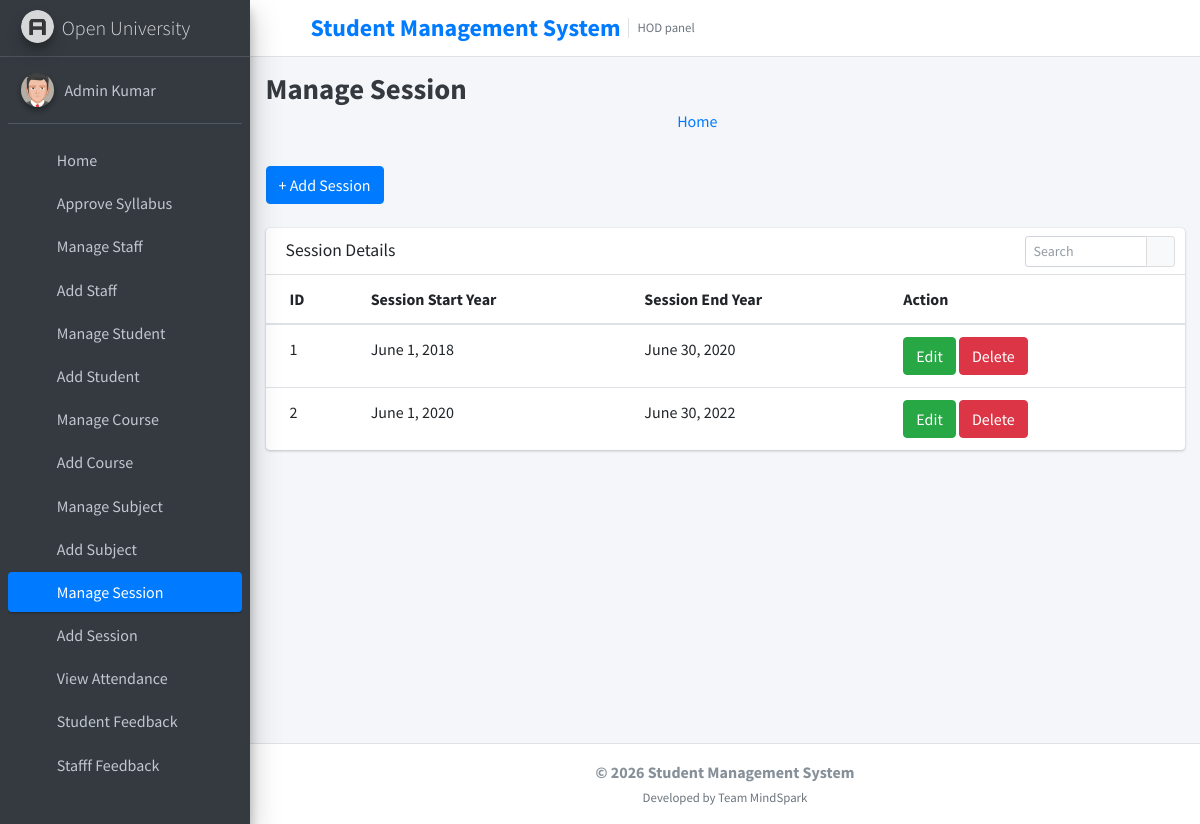
The page /manage_session/ (signed in) on the database its author committed.
### student_management_app/models.py (models this page shows)
class CustomUser(AbstractUser):
    user_type_data = ((1, "HOD"), (2, "Staff"), (3, "Student"))
    user_type = models.CharField(default=1, choices=user_type_data, max_length=10)

class SessionYearModel(models.Model):
    id = models.AutoField(primary_key=True)
    session_start_year = models.DateField()
    session_end_year = models.DateField()
    objects = models.Manager()

### student_management_app/HodViews.py (the view)
# urls.py: path('manage_session/', HodViews.manage_session, name="manage_session"),
def manage_session(request):
    session_years = SessionYearModel.objects.all()
    context = {
        "session_years": session_years
    }
    return render(request, "hod_template/manage_session_template.html", context)

### student_management_app/LoginCheckMiddleWare.py (called while the page is built, shortened)
    def process_view(self, request, view_func, view_args, view_kwargs):
        modulename = view_func.__module__
        user = request.user
        if user.is_authenticated:
            if user.user_type == "1":
                if modulename == "student_management_app.HodViews":
                    pass
                elif modulename == "student_management_app.views" or modulename == "django.views.static":
                    pass
                else:
                    return redirect("admin_home")
            else:
                return redirect("login")
        else:
            if request.path == reverse("login") or request.path == reverse("doLogin"):
                pass
            else:
                return redirect("login")

### student_management_app/templates/hod_template/manage_session_template.html (shortened to what this page needs)
{% extends 'hod_template/base_template.html' %}
{% block page_title %}
    Manage Session
{% endblock page_title %}
{% block main_content %}
{% load static %}
<section class="content">
        <div class="container-fluid">
            <a class="btn btn-primary" href="{% url 'add_session' %}" role="button">+ Add Session</a> <br/>&nbsp;
            <div class="row">
                <div class="col-md-12">
                    <div class="card">
                        <div class="card-header">
                            <h3 class="card-title">Session Details</h3>
                            <div class="card-tools">
                            <div class="input-group input-group-sm" style="width: 150px;">
                                <input type="text" name="table_search" class="form-control float-right" placeholder="Search">
                                <div class="input-group-append">
                                <button type="submit" class="btn btn-default"><i class="fas fa-search"></i></button>
                                </div>
                            </div>
                            </div>
                        </div>
                        <div class="card-body table-responsive p-0">
                            <table class="table table-hover text-nowrap">
                            <thead>
                                <tr>
                                <th>ID</th>
                                <th>Session Start Year</th>
                                <th>Session End Year</th>
                                <th>Action</th>
                                </tr>
                            </thead>
                            <tbody>
                                {% for session_year in session_years %}
                                <tr>
                                <td>{{ session_year.id }}</td>
                                <td>{{ session_year.session_start_year }}</td>
                                <td>{{ session_year.session_end_year }}</td>
                                <td>
                                    <a href="{% url 'edit_session' session_year.id %}" class="btn btn-success">Edit</a>
                                    <a href="{% url 'delete_session' session_year.id %}" class="btn btn-danger">Delete</a>
                                </td>
                                </tr>
                                {% endfor %}
                            </tbody>
                            </table>
                        </div>
                        </div>
                </div>
            </div>
        </div>
      </section>
  {% endblock main_content %}

### student_management_app/templates/hod_template/sidebar_template.html (shortened to what this page needs)
{% load static %}
<aside class="main-sidebar sidebar-dark-primary elevation-4">
      <a href="{% url 'admin_home' %}" class="brand-link">
        <img src="{% static 'dist/img/AdminLTELogo.png' %}" alt="AdminLTE Logo" class="brand-image img-circle elevation-3"
            style="opacity: .8">
        <span class="brand-text font-weight-light">Open University</span>
      </a>
      <div class="sidebar">
        <div class="user-panel mt-3 pb-3 mb-3 d-flex">
          <div class="image">
            <img src="{% static 'dist/img/user2-160x160.jpg' %}" class="img-circle elevation-2" alt="User Image">
          </div>
          <div class="info">
            <a href="{% url 'admin_profile' %}" class="d-block">{{ user.first_name }} {{ user.last_name }}</a>
          </div>
        </div>
        <nav class="mt-2">
          <ul class="nav nav-pills nav-sidebar flex-column" data-widget="treeview" role="menu" data-accordion="false">
<li class="nav-item">
  {% url 'admin_home' as admin_home %}
  <a href="{{ admin_home }}" class="nav-link {% if request.path == admin_home %} active {% endif %}">
    <i class="nav-icon fas fa-tachometer-alt"></i>
    <p>Home</p>
  </a>
</li>
<li class="nav-item">
  {% url 'manage_syllabus' as manage_syllabus_url %}
  <a href="{{ manage_syllabus_url }}"
     class="nav-link {% if request.resolver_match.url_name == 'manage_syllabus' or request.resolver_match.url_name == 'edit_syllabus' or request.resolver_match.url_name == 'add_syllabus' %}active{% endif %}">
    <i class="nav-icon fas fa-book-open"></i>
    <p>Approve Syllabus</p>
  </a>
</li>
            <li class="nav-item">
              {% url 'manage_staff' as manage_staff %}
              {% url 'edit_staff' staff_id=id as edit_staff %}
              <a href="{{ manage_staff }}" class="nav-link {% if request.path == manage_staff %} active {% endif %} {% if request.path == edit_staff %} active {% endif %}">
                <i class="nav-icon fas fa-chalkboard-teacher"></i>
                <p>
                  Manage Staff
                </p>
              </a>
            </li>
            <li class="nav-item">
              {% url 'add_staff' as add_staff %}
              <a href="{{ add_staff }}" class="nav-link {% if request.path == add_staff %} active {% endif %}">
                <i class="nav-icon fas fa-th"></i>
                <p>
                  Add Staff
                </p>
              </a>
            </li>
            <li class="nav-item">
              {% url 'manage_student' as manage_student %}
              {% url 'edit_student' student_id=id as edit_student %}
              <a href="{{ manage_student }}" class="nav-link {% if request.path == manage_student %} active {% endif %} {% if request.path == edit_student %} active {% endif %}">
                <i class="nav-icon fas fa-user-graduate"></i>
                <p>
                  Manage Student
                </p>
              </a>
            </li>
            <li class="nav-item">
              {% url 'add_student' as add_student %}
              <a href="{{ add_student }}" class="nav-link {% if request.path == add_student %} active {% endif %}">
                <i class="nav-icon fas fa-th"></i>
                <p>
                  Add Student
                </p>
              </a>
            </li>
            <li class="nav-item">
              {% url 'manage_course' as manage_course %}
              {% url 'edit_course' course_id=id as edit_course %}
              <a href="{{ manage_course }}" class="nav-link {% if request.path == manage_course %} active {% endif %} {% if request.path == edit_course %} active {% endif %}">
                <i class="nav-icon fas fa-chalkboard"></i>
                <p>
                  Manage Course
                </p>
              </a>
            </li>
            <li class="nav-item">
            {% url 'add_course' as add_course %}
              <a href="{{ add_course }}" class="nav-link {% if request.path == add_course %} active {% endif %}">
                <i class="nav-icon fas fa-th"></i>
                <p>
                  Add Course
                </p>
              </a>
            </li>
            <li class="nav-item">
              {% url 'manage_subject' as manage_subject %}
              {% url 'edit_subject' subject_id=id as edit_subject %}
              <a href="{{ manage_subject }}" class="nav-link {% if request.path == manage_subject %} active {% endif %} {% if request.path == edit_subject %} active {% endif %}">
                <i class="nav-icon fas fa-book"></i>
                <p>
                  Manage Subject
                </p>
              </a>
            </li>
            <li class="nav-item">
              {% url 'add_subject' as add_subject %}
              <a href="{{ add_subject }}" class="nav-link {% if request.path == add_subject %} active {% endif %}">
                <i class="nav-icon fas fa-th"></i>
                <p>
                  Add Subject
                </p>
              </a>
            </li>
            <li class="nav-item">
              {% url 'manage_session' as manage_session %}
              {% url 'edit_session' session_id=id as edit_session %}
              <a href="{{ manage_session }}" class="nav-link {% if request.path == manage_session %} active {% endif %} {% if request.path == edit_session %} active {% endif %}">
                <i class="nav-icon fas fa-graduation-cap"></i>
                <p>
                  Manage Session
                </p>
              </a>
            </li>
            <li class="nav-item">
              {% url 'add_session' as add_session %}
              <a href="{{ add_session }}" class="nav-link {% if request.path == add_session %} active {% endif %}">
                <i class="nav-icon fas fa-th"></i>
                <p>
                  Add Session
                </p>
              </a>
            </li>
            <li class="nav-item">
              {% url 'admin_view_attendance' as admin_view_attendance %}
              <a href="{{ admin_view_attendance }}" class="nav-link {% if request.path == admin_view_attendance %} active {% endif %}">
                <i class="nav-icon fas fa-calendar-alt"></i>
                <p>
                  View Attendance
                </p>
              </a>
            </li>
            <li class="nav-item">
              {% url 'student_feedback_message' as student_feedback_message %}
              <a href="{{ student_feedback_message }}" class="nav-link {% if request.path == student_feedback_message %} active {% endif %}">
                <i class="nav-icon fas fa-th"></i>
                <p>
                  Student Feedback
                </p>
              </a>
            </li>
            <li class="nav-item">
              {% url 'staff_feedback_message' as staff_feedback_message %}
              <a href="{{ staff_feedback_message }}" class="nav-link {% if request.path == staff_feedback_message %} active {% endif %}">
                <i class="nav-icon fas fa-th"></i>
                <p>
                  Stafff Feedback
                </p>
              </a>
            </li>
            <li class="nav-item">
              {% url 'student_leave_view' as student_leave_view %}
              <a href="{{ student_leave_view }}" class="nav-link {% if request.path == student_leave_view %} active {% endif %}">
                <p>
                </p>
              </a>
            </li>
          </ul>
        </nav>
      </div>
    </aside>

### student_management_app/templates/hod_template/base_template.html (style rules this page uses)
.content-wrapper > .content { padding-top: 0.5rem; padding-bottom: 1.5rem; }

### rows shown on the page
CustomUser: first_name "Admin", last_name "Kumar"
SessionYearModel: id "1", session_start_year "June 1, 2018", session_end_year "June 30, 2020"
SessionYearModel: id "2", session_start_year "June 1, 2020", session_end_year "June 30, 2022"
